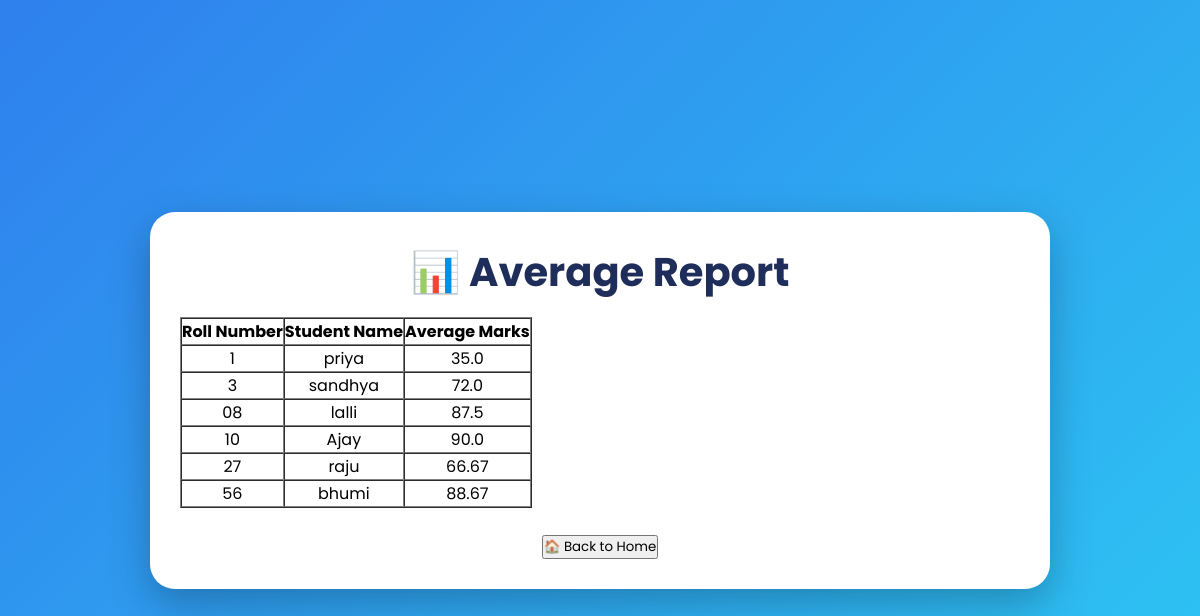
Screenshot of /average with the database file from the repository.
### tables this page shows
CREATE TABLE students(
            roll_no TEXT PRIMARY KEY,
            name TEXT
        );

### app.py (the view)
@app.route("/average")
def average():
    conn = sqlite3.connect("students.db")
    cursor = conn.cursor()
    cursor.execute("""
        SELECT students.roll_no,
           students.name,
           ROUND(AVG(grades.marks), 2)
        FROM students
        JOIN grades
        ON students.roll_no = grades.roll_no
        GROUP BY students.roll_no, students.name
        ORDER BY CAST(students.roll_no AS INTEGER) ASC
    """)
    averages = cursor.fetchall()
    conn.close()
    return render_template("average.html", averages=averages)

### templates/average.html (shortened to what this page needs)
<!DOCTYPE html>
<html lang="en">
<head>
    <link rel="stylesheet" href="{{ url_for('static', filename='style.css') }}">
</head>
<body>
<div class="container">
    <h1>📊 Average Report</h1>
    <table border="1" cellpadding="10" cellspacing="0">
        <tr>
            <th>Roll Number</th>
            <th>Student Name</th>
            <th>Average Marks</th>
        </tr>
        {% for student in averages %}
        <tr>
            <td>{{ student[0] }}</td>
            <td>{{ student[1] }}</td>
            <td>{{ student[2] }}</td>
        </tr>
        {% endfor %}
    </table>
    <br>
    <a href="/">
        <button>🏠 Back to Home</button>
    </a>
</div>
</body>
</html>

### static/style.css (style rules this page uses)
* { margin:0; padding:0; box-sizing:border-box; font-family:'Poppins',sans-serif; }
body { min-height:100vh; display:flex; justify-content:center; align-items:center; background:linear-gradient(135deg,#2f80ed,#2dc7f3); padding:30px; }
.container { width:900px; background:#fff; border-radius:25px; padding:30px; text-align:center; box-shadow:0 15px 40px rgba(0,0,0,.25); }
h1 { font-size:40px; color:#1f2d5a; margin-bottom:15px; }

### rows the page displays
students: roll_no "1", name "priya", student "35.0"
students: roll_no "3", name "sandhya", student "72.0"
students: roll_no "08", name "lalli", student "87.5"
students: roll_no "10", name "Ajay", student "90.0"
students: roll_no "27", name "raju", student "66.67"
students: roll_no "56", name "bhumi", student "88.67"
